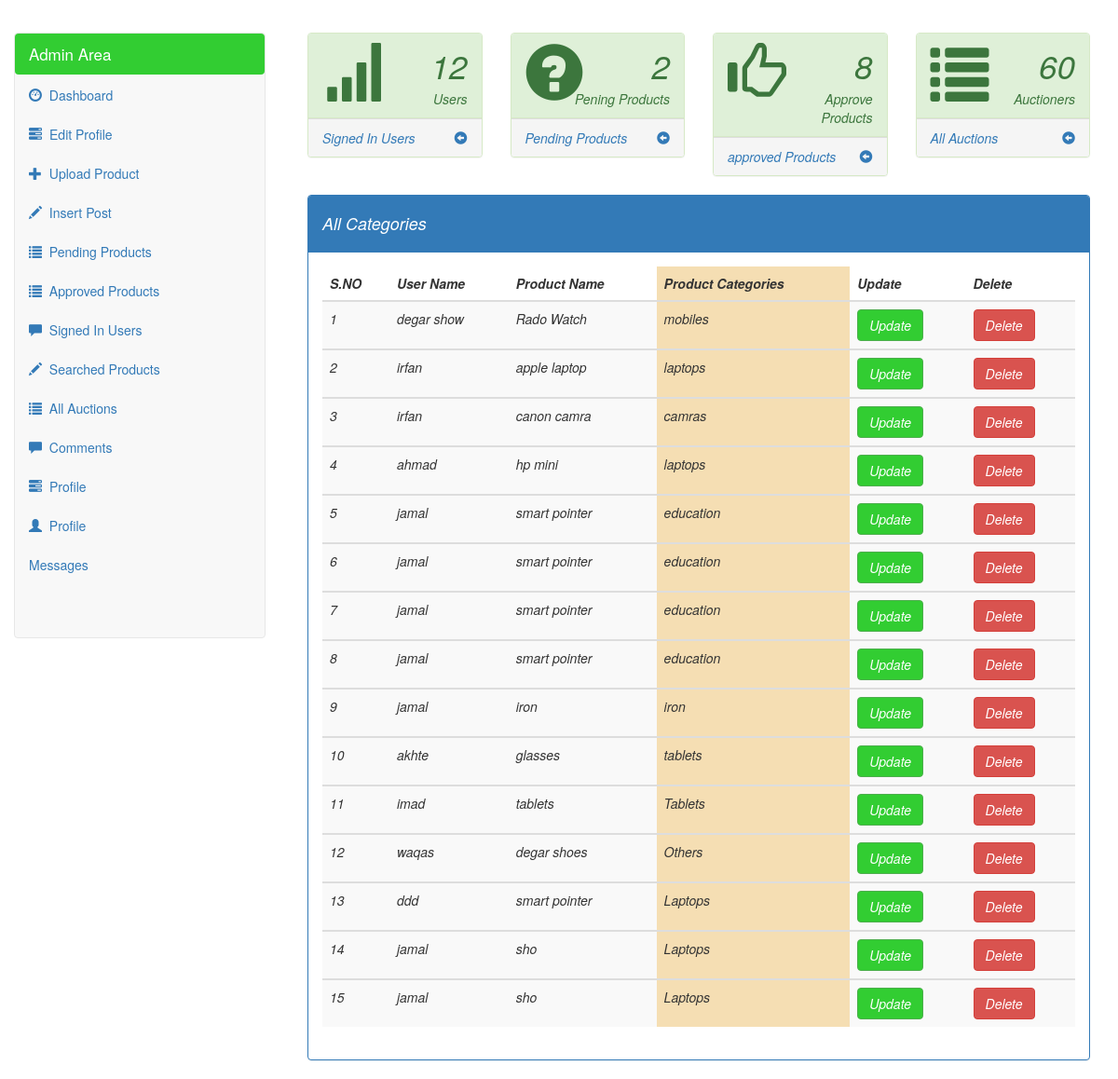
Screenshot of /admin/categories.php (signed in) with the database file from the repository.
### tables this page shows
CREATE TABLE `bid_product` (
  `id` int(100) NOT NULL,
  `name` text NOT NULL,
  `email` varchar(100) NOT NULL,
  `contact_number` int(200) NOT NULL,
  `product_name` text NOT NULL,
  `product_image` varchar(100) NOT NULL,
  `product_descreption` text NOT NULL,
  `city` varchar(200) NOT NULL,
  `country` text NOT NULL,
  `product_category` text NOT NULL,
  `start_date` date NOT NULL,
  `end_date` date NOT NULL,
  `bedding_rate` int(100) NOT NULL,
  `status` text NOT NULL
);

### admin/categories.php (the view, shortened to what this page needs)
<?php
if(!isset($_SESSION['admin_email'])){
echo "<script>window.open('index.php','_self')</script>";
}
else{
	?>
<!DOCTYPE html>
<html>
<head>
<?php require_once 'parts/header.php'; ?>
</head>
<body>
<?php include('admin_left_area.php'); ?>
<div class="col-lg-12">
		<div class="panel panel-primary">
		<div class="panel-heading"><h4>All Categories</h4></div>
		<div class="panel-body">
		<table class="table table-striped">
		<thead>
			<tr>
			   <th>S.NO</th>
			   <th>User Name</th>
			    <th>Product Name</th>
			    <th style="background:wheat;">Product Categories</th>
			     <th>Update </th>
			     <th>Delete</th>
			</tr>
		</thead>
			 <?php
			include('connect.php');
       $query2=mysqli_query($con," SELECT * FROM bid_product ");
            $id=0;
             while($row2=mysqli_fetch_array($query2)){
                 $id+=1;
                 $or_id=$row2['id'];
                 $name=$row2['name'];
                  $product_name=$row2['product_name'];
                  $Categories=$row2['product_category'];
                  ?>
                  <?php
    echo "<tbody>
           <tr>
		     <td>$id</td>
		     <td>$name</td>
		     <td>$product_name</td>
		     <td style='background:wheat;'>$Categories</td>
		<td><a href='update_category.php?reje=$or_id' class='btn btn-success'>Update</a></td>
		<td><a href='delete_category.php?reje=$or_id' class='btn btn-danger'>Delete</a></td>
		</tr>
		</tbody>";
	}
		?>
		</table>
        </div>
        </div>
        </div>
</body>
</html>
<?php } ?>

### admin/css/customize.css (style rules this page uses)
.btn-success { background-color: limegreen; }

### rows the page displays
bid_product: name "degar show", product_name "Rado Watch", product_category "mobiles"
bid_product: name "irfan", product_name "apple laptop", product_category "laptops"
bid_product: name "irfan", product_name "canon camra", product_category "camras"
bid_product: name "ahmad", product_name "hp mini", product_category "laptops"
bid_product: name "jamal", product_name "smart pointer", product_category "education"
bid_product: name "jamal", product_name "smart pointer", product_category "education"
bid_product: name "jamal", product_name "smart pointer", product_category "education"
bid_product: name "jamal", product_name "smart pointer", product_category "education"
bid_product: name "jamal", product_name "iron", product_category "iron"
bid_product: name "akhte", product_name "glasses", product_category "tablets"
bid_product: name "imad", product_name "tablets", product_category "Tablets"
bid_product: name "waqas", product_name "degar shoes", product_category "Others"
bid_product: name "ddd", product_name "smart pointer", product_category "Laptops"
bid_product: name "jamal", product_name "sho", product_category "Laptops"
bid_product: name "jamal", product_name "sho", product_category "Laptops"

### other values shown
$id "12"
$id "2"
$id "8"
$count "60"
